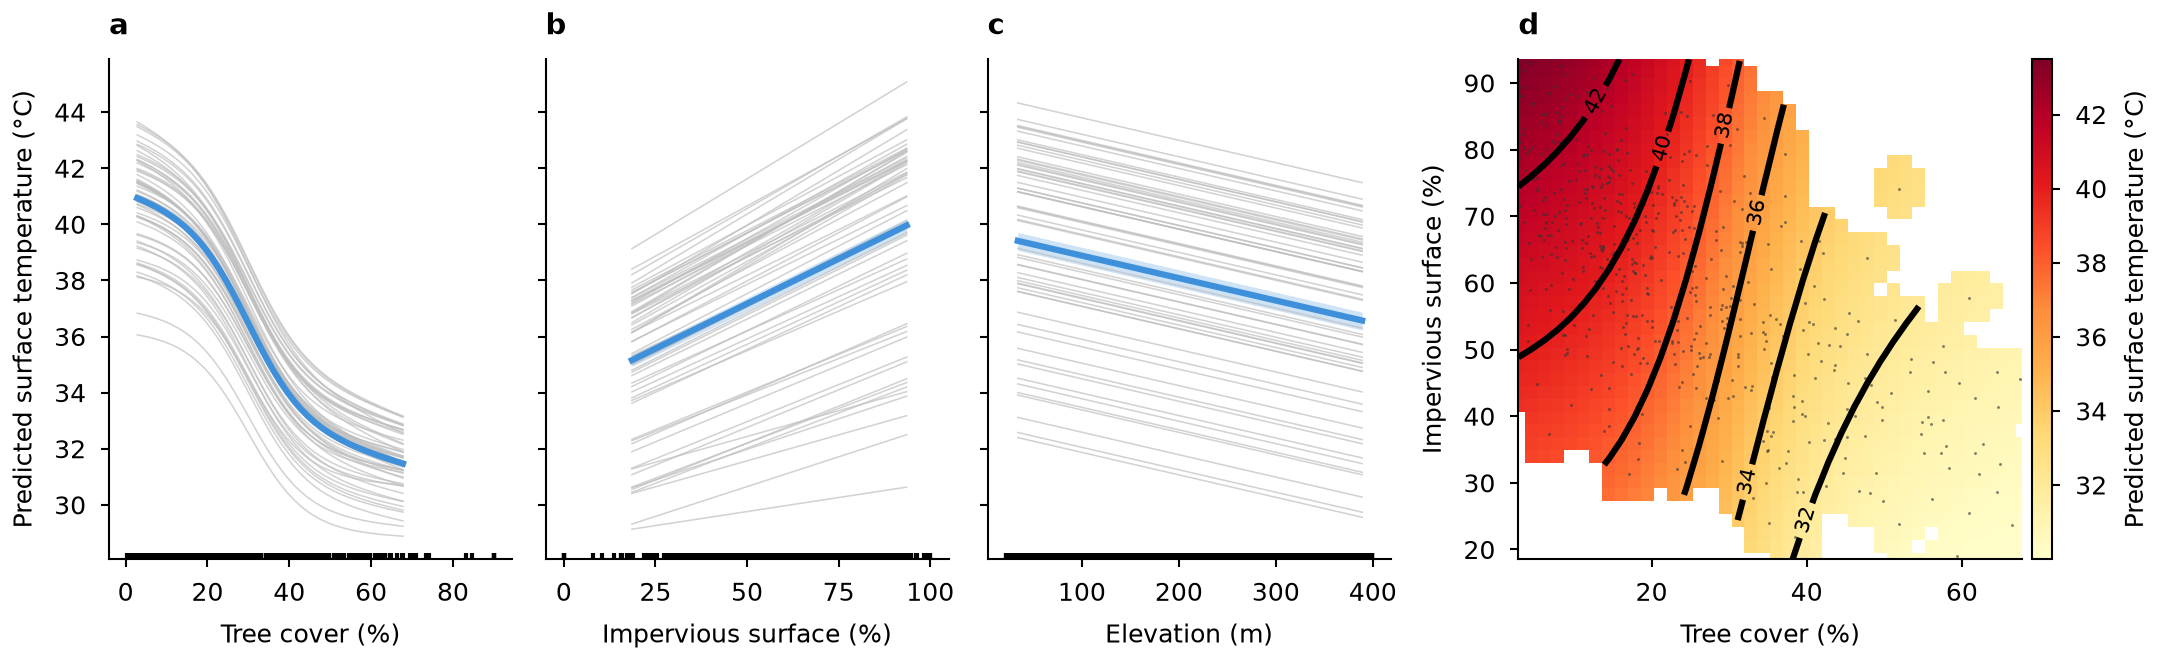

This chart was generated by the following Python code:
"""Partial dependence on one predictor with ICE curves (a–c) and on two at once (d).
A fixed function stands in for a fitted model."""

import os
from pathlib import Path

import matplotlib.pyplot as plt
import numpy as np

MM = 1 / 25.4
STYLE_DIR = Path(__file__).resolve().parent / "../../../styles"
N = 600
# column: axis label
FEATURES = {
    "tree": "Tree cover (%)",
    "impervious": "Impervious surface (%)",
    "elevation": "Elevation (m)",
}
GRID = 40  # grid points per predictor
GRID_PERCENTILES = (2, 98)  # grid range, as percentiles of the observed values
ICE_SHOWN = 60  # ICE curves drawn per panel
BOOTSTRAPS = 300
SUPPORT = 0.06  # d: hide cells with no observation within this fraction of each range
PDP_COLOR = "C0"
ICE_COLOR = "0.75"


def sample(rng):
    """Correlated predictors: more impervious surface where there is less tree cover."""
    tree = np.clip(rng.gamma(2.0, 12.0, N), 0, 90)
    impervious = np.clip(80 - 0.8 * tree + rng.normal(0, 12, N), 0, 100)
    elevation = rng.uniform(20, 400, N)
    return {"tree": tree, "impervious": impervious, "elevation": elevation}


def model(data):
    """Stand-in for a fitted model: land surface temperature (°C) in summer."""
    tree, impervious, elevation = data["tree"], data["impervious"], data["elevation"]
    cooling = 7.0 / (1 + np.exp(-(tree - 30) / 7))
    heating = 0.08 * impervious * (1 - tree / 120)
    return 38 - cooling + heating - 0.008 * elevation


def grid_for(values):
    return np.linspace(*np.percentile(values, GRID_PERCENTILES), GRID)


def ice(data, feature, grid):
    """Prediction for every row (rows) with the feature set to each grid value (columns)."""
    curves = np.empty((N, len(grid)))
    for k, value in enumerate(grid):
        curves[:, k] = model({**data, feature: np.full(N, value)})
    return curves


def partial_dependence(ax, data, feature, rng):
    grid = grid_for(data[feature])
    curves = ice(data, feature, grid)
    shown = rng.choice(N, ICE_SHOWN, replace=False)
    ax.plot(grid, curves[shown].T, color=ICE_COLOR, alpha=0.7, lw=0.25 * plt.rcParams["lines.linewidth"])
    resampled = curves[rng.integers(0, N, (BOOTSTRAPS, N))].mean(axis=1)
    low, high = np.percentile(resampled, (2.5, 97.5), axis=0)
    ax.fill_between(grid, low, high, color=PDP_COLOR, alpha=0.25, lw=0)
    ax.plot(grid, curves.mean(axis=0), color=PDP_COLOR)
    # Rug of observed values; y is in axes fraction.
    ax.plot(data[feature], np.zeros(N), "|", color="black", ms=3,
            transform=ax.get_xaxis_transform())
    ax.set_xlabel(FEATURES[feature])


def supported(gx, gy, x, y):
    """True for grid cells with at least one observation within SUPPORT of each range."""
    span_x, span_y = gx[-1] - gx[0], gy[-1] - gy[0]
    dx = (gx[None, :, None] - x[None, None, :]) / span_x
    dy = (gy[:, None, None] - y[None, None, :]) / span_y
    return (np.hypot(dx, dy) < SUPPORT).any(axis=2)


def partial_dependence_2d(ax, data, first="tree", second="impervious"):
    gx, gy = grid_for(data[first]), grid_for(data[second])
    xx, yy = np.meshgrid(gx, gy)
    surface = np.empty_like(xx)
    for (i, j), _ in np.ndenumerate(xx):
        surface[i, j] = model({**data, first: np.full(N, xx[i, j]),
                               second: np.full(N, yy[i, j])}).mean()
    surface = np.ma.masked_where(~supported(gx, gy, data[first], data[second]), surface)
    mesh = ax.pcolormesh(gx, gy, surface, cmap="YlOrRd", shading="nearest",
                         rasterized=True)
    lines = ax.contour(gx, gy, surface, levels=np.arange(30, 46, 2), colors="black")
    ax.clabel(lines, fmt="%d", fontsize="small", inline_spacing=2)
    ax.scatter(data[first], data[second], s=0.5, color="0.2", linewidths=0, alpha=0.6)
    ax.set(xlim=(gx[0], gx[-1]), ylim=(gy[0], gy[-1]),
           xlabel=FEATURES[first], ylabel=FEATURES[second])
    return mesh


def main():
    rng = np.random.default_rng(8)
    data = sample(rng)
    default = STYLE_DIR / "default.mplstyle"
    sheets = [default] if default.is_file() else []
    if selected := os.environ.get("CEDALION_STYLE"):
        sheet = Path(selected).expanduser()
        sheets.append(sheet if sheet.is_file() else STYLE_DIR / (selected.removesuffix(".mplstyle") + ".mplstyle"))
    width_mm = float(os.environ.get("CEDALION_WIDTH_MM", 183))
    with plt.style.context(sheets):
        fig, axes = plt.subplots(1, 4, figsize=(width_mm * MM, 56 * MM), layout="constrained",
                                 width_ratios=(1, 1, 1, 1.25))
        for ax, feature, letter in zip(axes[:3], FEATURES, "abc"):
            partial_dependence(ax, data, feature, rng)
            ax.set_title(letter, loc="left", fontweight="bold")
        for ax in axes[1:3]:
            ax.sharey(axes[0])
            ax.tick_params(labelleft=False)
        axes[0].set_ylabel("Predicted surface temperature (°C)")
        mesh = partial_dependence_2d(axes[3], data)
        axes[3].set_title("d", loc="left", fontweight="bold")
        colorbar = fig.colorbar(mesh, ax=axes[3], aspect=25, pad=0.02)
        colorbar.set_label("Predicted surface temperature (°C)")
        fig.savefig(os.environ.get("CEDALION_SNIPPET_PNG", Path(__file__).with_name("snippet.png")), dpi=300)
        plt.close(fig)


if __name__ == "__main__":
    main()
